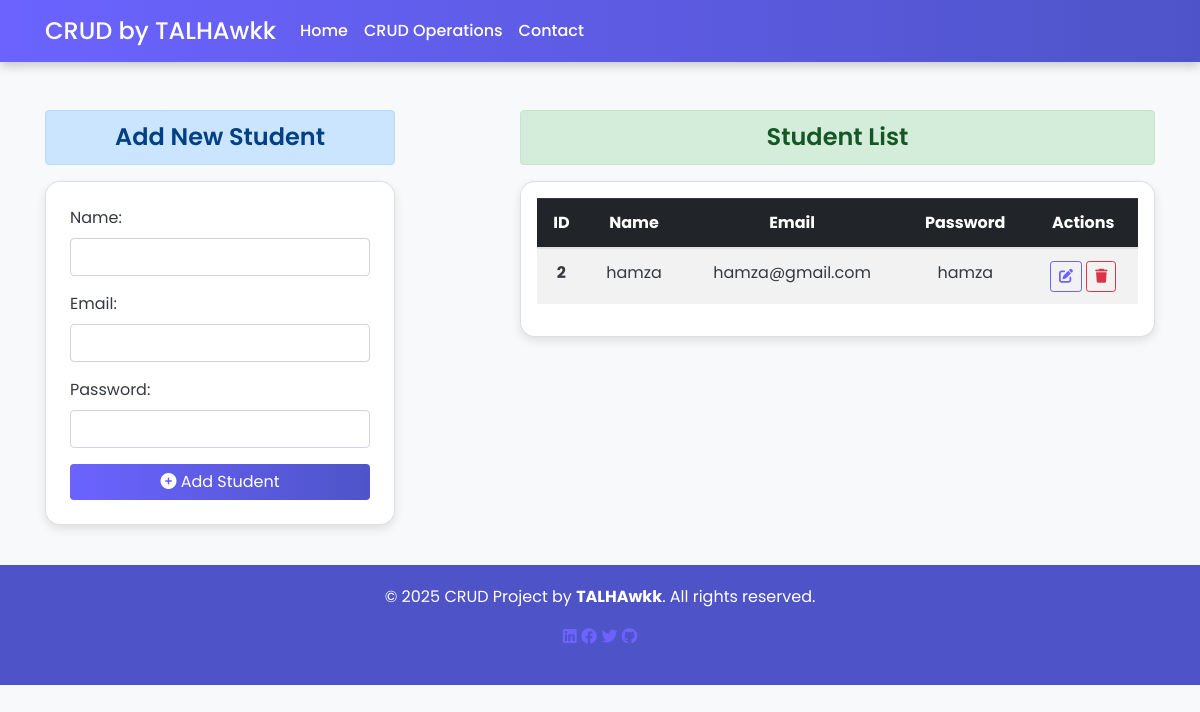
Before: / with the older database file.
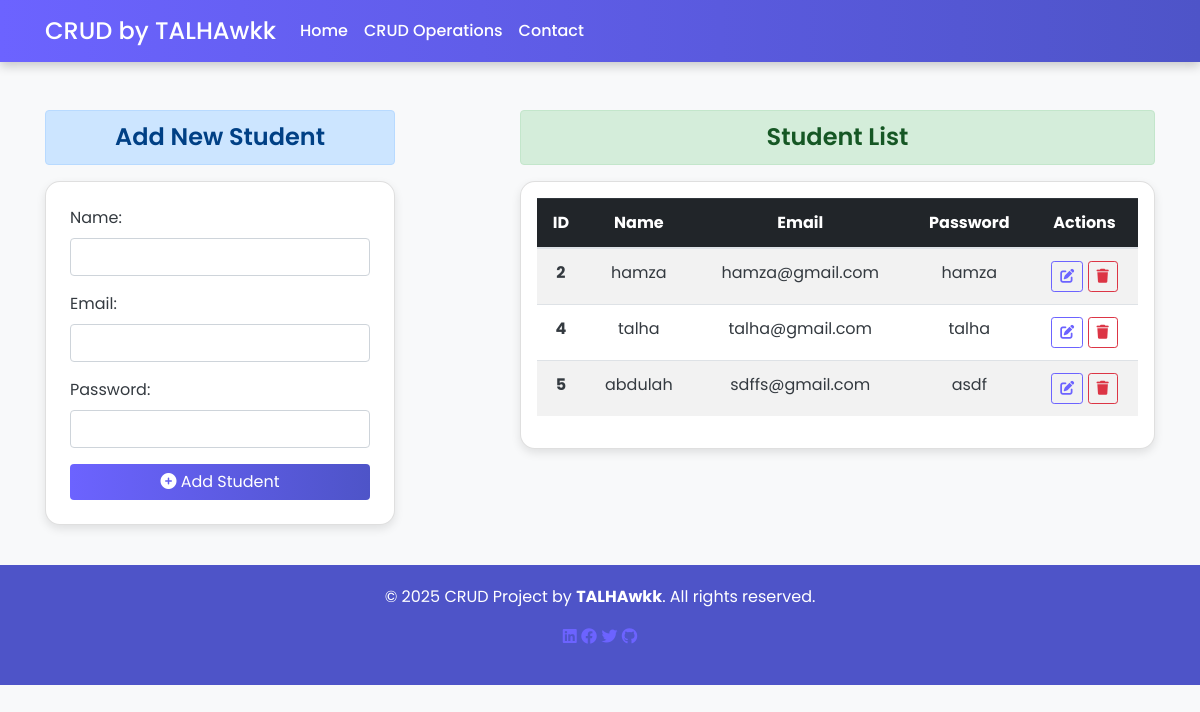
After: the same page with the newer database file.
### enroll/models.py (models this page shows)
class Student(models.Model):
    name=models.CharField(max_length=70)
    email=models.EmailField(max_length=70)
    password=models.CharField(max_length=70)

### enroll/views.py (the view)
# urls.py: path('',views.addshow, name='addshow'),
def addshow(request):
    if request.method=='POST':
        fm=StudentForm(request.POST)
        if fm.is_valid():
            fm.save()
            fm=StudentForm()
    else:
            fm=StudentForm()
    stu=Student.objects.all()
    return render(request,'enroll/addshow.html',{'form':fm,'stud':stu})

### enroll/forms.py
class StudentForm(forms.ModelForm):
    class Meta:
        model=Student
        fields=['name','email','password']
        widgets={
            'name':forms.TextInput(attrs={'class':'form-control'}),
            'email':forms.EmailInput(attrs={'class':'form-control'}),
            'password':forms.PasswordInput(attrs={'class':'form-control'}),
            }

### enroll/templates/enroll/addshow.html (shortened to what this page needs)
{% extends 'enroll/base.html' %}
{% block content %}
<div class="row">
    <div class="col-md-4">
        <h4 class="text-center alert alert-primary">Add New Student</h4>
        <div class="card p-4">
            <form action="" method="POST">{% csrf_token %}
                {{ form.as_p }}
                <div class="text-center mt-3">
                    <button type="submit" class="btn btn-custom w-100"><i class="fas fa-plus-circle"></i> Add Student</button>
                </div>
            </form>
        </div>
    </div>
    <div class="col-md-7 offset-md-1">
        <h4 class="text-center alert alert-success">Student List</h4>
        <div class="card p-3">
            {% if stud %}
            <table class="table table-striped table-hover text-center">
                <thead class="table-dark">
                    <tr>
                        <th>ID</th>
                        <th>Name</th>
                        <th>Email</th>
                        <th>Password</th>
                        <th>Actions</th>
                    </tr>
                </thead>
                <tbody>
                    {% for s in stud %}
                    <tr>
                        <td><span ><b>{{ s.id }}</b></span></td>
                        <td>{{ s.name }}</td>
                        <td>{{ s.email }}</td>
                        <td>{{ s.password }}</td>
                        <td>
                          <a href="{% url 'update1' s.id %}" class="btn btn-outline-primary btn-sm rounded-pill me-1" data-bs-toggle="tooltip" data-bs-placement="top" title="Edit Student">
                              <i class="fas fa-edit"></i>
                          </a>
                          <form action="{% url 'delete1' s.id %}" method="POST" class="d-inline">
                              <button type="submit" class="btn btn-outline-danger btn-sm rounded-pill" data-bs-toggle="tooltip" data-bs-placement="top" title="Delete Student">
                                  <i class="fas fa-trash"></i>
                              </button>
                          </form>
                      </td>
                    </tr>
                    {% endfor %}
                </tbody>
            </table>
            {% else %}
            <p class="text-center text-muted">No students found!</p>
            {% endif %}
        </div>
    </div>
</div>
{% endblock content %}

### enroll/templates/enroll/base.html (shortened to what this page needs)
<!DOCTYPE html>
{% load static %}
<html lang="en">
<head>
    <link rel="stylesheet" href="{% static 'enroll/css/bootstrap.css' %}">
    <link rel="stylesheet" href="https://cdnjs.cloudflare.com/ajax/libs/font-awesome/6.0.0/css/all.min.css">
</head>
<body>
        <nav class="navbar navbar-expand-lg navbar-dark" style="background-color: #6c63ff;">
            <div class="container">
                <a class="navbar-brand fw-bold" href="{% url 'home' %}">CRUD by TALHAwkk</a>
                <div class="collapse navbar-collapse" id="navbarNav">
                    <ul class="navbar-nav ms-auto">
                        <li class="nav-item">
                            <a class="nav-link" href="{% url 'home' %}">Home</a>
                        </li>
                        <li class="nav-item">
                            <a class="nav-link" href="{% url 'addshow' %}">CRUD Operations</a>
                        </li>
                        <li class="nav-item">
                            <a class="nav-link" href="#footer">Contact</a>
                        </li>
                    </ul>
                </div>
            </div>
        </nav>
        <div class="container mt-5">
            {% block content %}{% endblock content %}
        </div>
    <footer id="footer">
        <div class="container text-center">
            <p>&copy; 2025 CRUD Project by <b>TALHAwkk</b>. All rights reserved.</p>
            <p>
                <a href="https://linkedin.com/in/talhawkk"><i class="fab fa-linkedin me-2"></i></a>
                <a href="https://facebook.com"><i class="fab fa-facebook me-2"></i></a>
                <a href="https://twitter.com"><i class="fab fa-twitter me-2"></i></a>
                <a href="https://github.com/talhawkk"><i class="fab fa-github"></i></a>
            </p>
        </div>
    </footer>
</body>
</html>

### enroll/templates/enroll/base.html (style rules this page uses)
body { font-family: 'Poppins', sans-serif; background: #f8f9fa; color: #343a40; }
.navbar { background: linear-gradient(90deg, #6c63ff, #4e54c8); box-shadow: 0 4px 10px rgba(0, 0, 0, 0.2); }
.navbar a { color: #ffffff !important; font-weight: 500; }
footer { background-color: #4e54c8; color: white; padding: 20px 0; margin-top: 40px; }
footer a { color: #ffffff; text-decoration: none; }
h2, h4 { color: #6c63ff; font-weight: 600; }
.card { border-radius: 10px; box-shadow: 0 4px 10px rgba(0, 0, 0, 0.1); }
.btn-custom { background: linear-gradient(90deg, #6c63ff, #4e54c8); color: white; border: none; }
.btn-outline-primary { border: 1px solid #6c63ff; color: #6c63ff; transition: all 0.3s ease; }
.btn-outline-danger { border: 1px solid #dc3545; color: #dc3545; transition: all 0.3s ease; }
[data-bs-toggle="tooltip"] { cursor: pointer; }
.navbar-brand { font-size: 1.5rem; }
.card { border-radius: 15px; transition: transform 0.3s ease, box-shadow 0.3s ease; }
footer a { color: #6c63ff; transition: color 0.3s ease; }

Changed rows visible on the page:
added Student: id "4", name "talha", email "talha@gmail.com", password "talha"
added Student: id "5", name "abdulah", email "sdffs@gmail.com", password "asdf"
